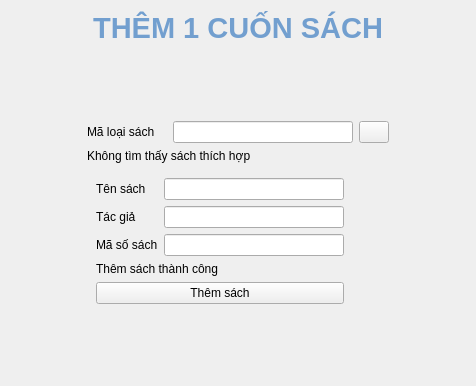
          <widget class="QWidget" name="tab_2">
           <attribute name="title">
            <string>Thêm 1 cuốn sách mới</string>
           </attribute>
           <layout class="QGridLayout" name="gridLayout_2">
            <item row="2" column="2">
             <spacer name="horizontalSpacer_2">
              <property name="orientation">
               <enum>Qt::Horizontal</enum>
              </property>
              <property name="sizeHint" stdset="0">
               <size>
                <width>40</width>
                <height>20</height>
               </size>
              </property>
             </spacer>
            </item>
            <item row="1" column="1">
             <spacer name="verticalSpacer_2">
              <property name="orientation">
               <enum>Qt::Vertical</enum>
              </property>
              <property name="sizeHint" stdset="0">
               <size>
                <width>20</width>
                <height>40</height>
               </size>
              </property>
             </spacer>
            </item>
            <item row="2" column="0">
             <spacer name="horizontalSpacer">
              <property name="orientation">
               <enum>Qt::Horizontal</enum>
              </property>
              <property name="sizeHint" stdset="0">
               <size>
                <width>40</width>
                <height>20</height>
               </size>
              </property>
             </spacer>
            </item>
            <item row="3" column="1">
             <spacer name="verticalSpacer">
              <property name="orientation">
               <enum>Qt::Vertical</enum>
              </property>
              <property name="sizeHint" stdset="0">
               <size>
                <width>20</width>
                <height>40</height>
               </size>
              </property>
             </spacer>
            </item>
            <item row="2" column="1">
             <widget class="QWidget" name="addBook_Form_2" native="true">
              <layout class="QGridLayout" name="gridLayout_14">
               <property name="leftMargin">
                <number>30</number>
               </property>
               <property name="topMargin">
                <number>30</number>
               </property>
               <property name="rightMargin">
                <number>30</number>
               </property>
               <property name="bottomMargin">
                <number>30</number>
               </property>
               <item row="0" column="0" colspan="2">
                <layout class="QHBoxLayout" name="horizontalLayout_41">
                 <item>
                  <widget class="QLabel" name="label_7">
                   <property name="text">
                    <string>Mã loại sách</string>
                   </property>
                  </widget>
                 </item>
                 <item>
                  <widget class="QLineEdit" name="add1Book_BTypeLine">
                   <property name="minimumSize">
                    <size>
                     <width>180</width>
                     <height>0</height>
                    </size>
                   </property>
                   <property name="maximumSize">
                    <size>
                     <width>180</width>
                     <height>16777215</height>
                    </size>
                   </property>
                  </widget>
                 </item>
                </layout>
               </item>
               <item row="2" column="0" colspan="2">
                <widget class="QWidget" name="add1Book_addForm" native="true">
                 <layout class="QVBoxLayout" name="verticalLayout_8">
                  <property name="bottomMargin">
                   <number>1</number>
                  </property>
                  <item>
                   <layout class="QHBoxLayout" name="horizontalLayout_42">
                    <item>
                     <widget class="QLabel" name="label_49">
                      <property name="text">
                       <string>Tên sách</string>
                      </property>
                     </widget>
                    </item>
                    <item>
                     <widget class="QLineEdit" name="add1Book_titleLine">
                      <property name="minimumSize">
                       <size>
                        <width>180</width>
                        <height>0</height>
                       </size>
                      </property>
                      <property name="maximumSize">
                       <size>
                        <width>180</width>
                        <height>16777215</height>
                       </size>
                      </property>
                      <property name="readOnly">
                       <bool>true</bool>
                      </property>
                     </widget>
                    </item>
                   </layout>
                  </item>
                  <item>
                   <layout class="QHBoxLayout" name="horizontalLayout_43">
                    <item>
                     <widget class="QLabel" name="label_50">
                      <property name="text">
                       <string>Tác giả</string>
                      </property>
                     </widget>
                    </item>
                    <item>
                     <widget class="QLineEdit" name="add1Book_authorLine">
                      <property name="minimumSize">
                       <size>
                        <width>180</width>
                        <height>0</height>
                       </size>
                      </property>
                      <property name="maximumSize">
                       <size>
                        <width>180</width>
                        <height>16777215</height>
                       </size>
                      </property>
                      <property name="readOnly">
                       <bool>true</bool>
                      </property>
                     </widget>
                    </item>
                   </layout>
                  </item>
                  <item>
                   <layout class="QHBoxLayout" name="horizontalLayout_44">
                    <item>
                     <widget class="QLabel" name="label_51">
                      <property name="text">
                       <string>Mã số sách</string>
                      </property>
                     </widget>
                    </item>
                    <item>
                     <widget class="QLineEdit" name="add1Book_BIDLine">
                      <property name="minimumSize">
                       <size>
                        <width>180</width>
                        <height>0</height>
                       </size>
                      </property>
                      <property name="maximumSize">
                       <size>
                        <width>180</width>
                        <height>16777215</height>
                       </size>
                      </property>
                      <property name="readOnly">
                       <bool>true</bool>
                      </property>
                     </widget>
                    </item>
                   </layout>
                  </item>
                  <item>
                   <widget class="QLabel" name="add1Book_addLabel">
                    <property name="text">
                     <string>Thêm sách thành công</string>
                    </property>
                   </widget>
                  </item>
                  <item>
                   <layout class="QHBoxLayout" name="horizontalLayout_45">
                    <property name="bottomMargin">
                     <number>0</number>
                    </property>
                    <item>
                     <widget class="QPushButton" name="add1Book_addButton">
                      <property name="text">
                       <string>Thêm sách</string>
                      </property>
                     </widget>
                    </item>
                   </layout>
                  </item>
                 </layout>
                </widget>
               </item>
               <item row="0" column="2">
                <widget class="QPushButton" name="add1Book_findButton">
                 <property name="maximumSize">
                  <size>
                   <width>30</width>
                   <height>30</height>
                  </size>
                 </property>
                 <property name="text">
                  <string/>
                 </property>
                </widget>
               </item>
               <item row="1" column="0" colspan="2">
                <widget class="QLabel" name="add1Book_nFoundLabel">
                 <property name="text">
                  <string>Không tìm thấy sách thích hợp</string>
                 </property>
                </widget>
               </item>
              </layout>
             </widget>
            </item>
            <item row="0" column="0" colspan="3">
             <widget class="QLabel" name="label_52">
              <property name="text">
               <string>&lt;html&gt;&lt;head/&gt;&lt;body&gt;&lt;p align=&quot;center&quot;&gt;&lt;span style=&quot; font-size:22pt; font-weight:600; color:#729fcf;&quot;&gt;THÊM 1 CUỐN SÁCH&lt;/span&gt;&lt;/p&gt;&lt;/body&gt;&lt;/html&gt;</string>
              </property>
             </widget>
            </item>
           </layout>
          </widget>
